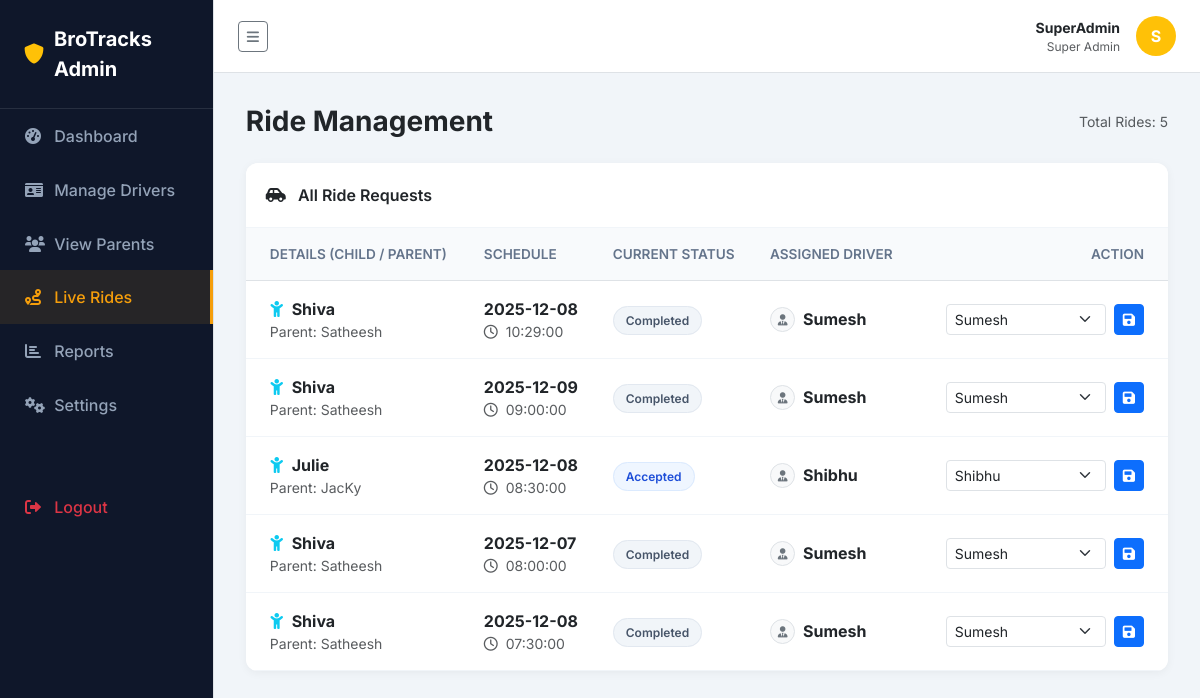
The app's page /admin/rides.php (signed in) with its own data.
### tables this page shows
CREATE TABLE `rides` (
  `id` int(11) NOT NULL,
  `child_id` int(11) NOT NULL,
  `parent_id` int(11) NOT NULL,
  `driver_id` int(11) DEFAULT NULL,
  `pickup_location` text NOT NULL,
  `drop_location` text NOT NULL,
  `ride_date` date NOT NULL,
  `ride_time` time NOT NULL,
  `status` enum('requested','accepted','on_going','completed','cancelled') DEFAULT 'requested',
  `created_at` datetime DEFAULT NULL
);

CREATE TABLE `children` (
  `id` int(11) NOT NULL,
  `parent_id` int(11) NOT NULL,
  `name` varchar(100) NOT NULL,
  `school_name` varchar(150) DEFAULT NULL,
  `class` varchar(20) DEFAULT NULL
);

CREATE TABLE `users` (
  `id` int(11) NOT NULL,
  `name` varchar(100) NOT NULL,
  `email` varchar(150) NOT NULL,
  `password` varchar(255) NOT NULL,
  `role` enum('parent','driver','admin') NOT NULL,
  `phone` varchar(20) DEFAULT NULL,
  `created_at` datetime DEFAULT NULL
);

CREATE TABLE `drivers` (
  `id` int(11) NOT NULL,
  `user_id` int(11) NOT NULL,
  `license_no` varchar(100) DEFAULT NULL,
  `vehicle_no` varchar(50) DEFAULT NULL,
  `status` enum('pending','approved','rejected') DEFAULT 'pending'
);

### admin/rides.php (the view, shortened to what this page needs)
<?php
require_once "../config/db.php";
$driversStmt = $pdo->query("SELECT d.id, u.name FROM drivers d JOIN users u ON d.user_id=u.id WHERE d.status='approved'");
$drivers = $driversStmt->fetchAll(PDO::FETCH_ASSOC);
$stmt = $pdo->query("
    SELECT r.*,
           c.name AS child_name,
           pu.name AS parent_name,
           du.name AS driver_name
    FROM rides r
    JOIN children c ON r.child_id = c.id
    JOIN parents p ON r.parent_id = p.id
    JOIN users pu ON p.user_id = pu.id
    LEFT JOIN drivers d ON r.driver_id = d.id
    LEFT JOIN users du ON d.user_id = du.id
    ORDER BY r.created_at DESC
");
$rides = $stmt->fetchAll(PDO::FETCH_ASSOC);
$adminName = $_SESSION["name"] ?? 'Admin';
$initials = strtoupper(substr($adminName, 0, 1));
?>
<!DOCTYPE html>
<html lang="en">
<head>
    <link href="https://cdn.jsdelivr.net/npm/bootstrap@5.3.0/dist/css/bootstrap.min.css" rel="stylesheet">
    <link href="https://cdnjs.cloudflare.com/ajax/libs/font-awesome/6.0.0/css/all.min.css" rel="stylesheet">
</head>
<body>
<div class="d-flex" id="wrapper">
    <div class="border-end" id="sidebar-wrapper">
        <div class="sidebar-heading">
            <i class="fas fa-shield-alt text-warning"></i> BroTracks Admin
        </div>
        <div class="list-group list-group-flush">
            <a href="dashboard.php" class="list-group-item list-group-item-action">
                <i class="fas fa-tachometer-alt"></i> Dashboard
            </a>
            <a href="drivers.php" class="list-group-item list-group-item-action">
                <i class="fas fa-id-card"></i> Manage Drivers
            </a>
            <a href="parents.php" class="list-group-item list-group-item-action">
                <i class="fas fa-users"></i> View Parents
            </a>
            <a href="rides.php" class="list-group-item list-group-item-action active">
                <i class="fas fa-route"></i> Live Rides
            </a>
            <a href="reports.php" class="list-group-item list-group-item-action">
                <i class="fas fa-chart-bar"></i> Reports
            </a>
            <a href="settings.php" class="list-group-item list-group-item-action">
                <i class="fas fa-cogs"></i> Settings
            </a>
            <a href="../auth/logout.php" class="list-group-item list-group-item-action text-danger mt-5">
                <i class="fas fa-sign-out-alt"></i> Logout
            </a>
        </div>
    </div>
    <div id="page-content-wrapper">
        <nav class="navbar navbar-expand-lg navbar-light bg-white border-bottom px-4 py-3">
            <div class="d-flex align-items-center w-100 justify-content-between">
                <button class="btn btn-sm btn-outline-secondary" id="menu-toggle"><i class="fas fa-bars"></i></button>
                <div class="d-flex align-items-center">
                    <div class="text-end me-3 d-none d-sm-block">
                        <div class="fw-bold small text-dark"><?php echo htmlspecialchars($adminName); ?></div>
                        <div class="small text-muted" style="font-size: 0.75rem;">Super Admin</div>
                    </div>
                    <div class="rounded-circle bg-warning text-white d-flex align-items-center justify-content-center" style="width: 40px; height: 40px; font-weight: bold;">
                        <?php echo $initials; ?>
                    </div>
                </div>
            </div>
        </nav>
        <div class="container-fluid">
            <div class="d-flex justify-content-between align-items-center mb-4">
                <h3 class="fw-bold text-dark m-0">Ride Management</h3>
                <div class="text-muted small">Total Rides: <?php echo count($rides); ?></div>
            </div>
            <div class="card card-table">
                <div class="card-header">
                    <span><i class="fas fa-car-side me-2"></i> All Ride Requests</span>
                </div>
                <div class="card-body p-0">
                    <div class="table-responsive">
                        <table class="table table-hover mb-0">
                            <thead>
                                <tr>
                                    <th class="ps-4">Details (Child / Parent)</th>
                                    <th>Schedule</th>
                                    <th>Current Status</th>
                                    <th>Assigned Driver</th>
                                    <th class="text-end pe-4">Action</th>
                                </tr>
                            </thead>
                            <tbody>
                                <?php if (count($rides) > 0): ?>
                                    <?php foreach ($rides as $r): ?>
                                        <tr>
                                            <td class="ps-4">
                                                <div class="fw-bold text-dark"><i class="fas fa-child text-info me-1"></i> <?php echo htmlspecialchars($r["child_name"]); ?></div>
                                                <div class="small text-muted">Parent: <?php echo htmlspecialchars($r["parent_name"]); ?></div>
                                            </td>
                                            <td>
                                                <div class="fw-bold text-dark"><?php echo htmlspecialchars($r["ride_date"]); ?></div>
                                                <div class="small text-muted"><i class="far fa-clock me-1"></i> <?php echo htmlspecialchars($r["ride_time"]); ?></div>
                                            </td>
                                            <td>
                                                <?php
                                                    $status = $r["status"];
                                                    $badgeClass = 'bg-requested';
                                                    if ($status == 'accepted') $badgeClass = 'bg-accepted';
                                                    if ($status == 'completed') $badgeClass = 'bg-completed';
                                                ?>
                                                <span class="badge-status <?php echo $badgeClass; ?>">
                                                    <?php echo ucfirst($status); ?>
                                                </span>
                                            </td>
                                            <td>
                                                <?php if($r['driver_name']): ?>
                                                    <div class="d-flex align-items-center">
                                                        <div class="rounded-circle bg-light border d-flex align-items-center justify-content-center me-2" style="width:25px;height:25px;font-size:0.7rem;">
                                                            <i class="fas fa-user-tie text-secondary"></i>
                                                        </div>
                                                        <span class="text-dark fw-bold"><?php echo htmlspecialchars($r["driver_name"]); ?></span>
                                                    </div>
                                                <?php else: ?>
                                                    <span class="text-muted fst-italic small">Unassigned</span>
                                                <?php endif; ?>
                                            </td>
                                            <td class="text-end pe-4" style="min-width: 250px;">
                                                <form method="post" class="d-flex justify-content-end align-items-center gap-2">
                                                    <select name="driver_id" class="form-select form-select-sm" style="width: 160px;" required>
                                                        <?php foreach ($drivers as $d) { ?>
                                                            <option value="<?php echo $d["id"]; ?>" <?php if ($r["driver_id"] == $d["id"]) echo "selected"; ?>>
                                                                <?php echo htmlspecialchars($d["name"]); ?>
                                                            </option>
                                                        <?php } ?>
                                                    </select>
                                                    <button type="submit" class="btn btn-sm btn-primary" title="Save Assignment">
                                                        <i class="fas fa-save"></i>
                                                    </button>
                                                </form>
                                            </td>
                                        </tr>
                                    <?php endforeach; ?>
                                <?php endif; ?>
                            </tbody>
                        </table>
                    </div>
                </div>
            </div>
        </div>
    </div>
</div>
</body>
</html>

### admin/rides.php (style rules this page uses)
:root { --bg-sidebar: #0f172a; --text-sidebar: #94a3b8; --accent-color: #f59e0b; --bg-main: #f1f5f9; }
body { font-family: 'Inter', sans-serif; background-color: var(--bg-main); overflow-x: hidden; }
#wrapper { display: flex; width: 100%; }
#sidebar-wrapper { min-height: 100vh; width: 260px; background-color: var(--bg-sidebar); color: white; transition: margin .25s ease-out; }
.sidebar-heading { padding: 1.5rem; font-size: 1.25rem; font-weight: bold; color: white; display: flex; align-items: center; gap: 10px; border-bottom: 1px solid rgba(255,255,255,0.1); }
.list-group-item { background-color: transparent; color: var(--text-sidebar); border: none; padding: 15px 25px; font-weight: 500; transition: all 0.2s; }
.list-group-item.active { color: var(--accent-color); background-color: rgba(245, 158, 11, 0.1); border-right: 3px solid var(--accent-color); }
.list-group-item i { width: 25px; }
#page-content-wrapper { width: 100%; }
.container-fluid { padding: 2rem; }
.card-table { background: white; border-radius: 12px; box-shadow: 0 2px 10px rgba(0,0,0,0.05); border: none; overflow: hidden; }
.card-header { background: white; border-bottom: 1px solid #f1f5f9; padding: 1.25rem; font-weight: 600; display: flex; justify-content: space-between; align-items: center; }
.table th { font-size: 0.85rem; text-transform: uppercase; color: #64748b; font-weight: 600; border-bottom-width: 1px; background-color: #f8fafc; padding: 1rem; }
.table td { vertical-align: middle; padding: 1rem; color: #334155; border-bottom: 1px solid #f1f5f9; }
.badge-status { padding: 6px 12px; border-radius: 20px; font-size: 0.75rem; font-weight: 600; text-transform: capitalize; }
.bg-accepted { background-color: #eff6ff; color: #1d4ed8; border: 1px solid #dbeafe; }
.bg-completed { background-color: #f1f5f9; color: #475569; border: 1px solid #e2e8f0; }

### records on screen
rides: child.name "Shiva", users.name "Satheesh", ride_date "2025-12-08", ride_time "10:29:00", status "Completed", users.name "Sumesh", driver_id "Sumesh"
rides: child.name "Shiva", users.name "Satheesh", ride_date "2025-12-09", ride_time "09:00:00", status "Completed", users.name "Sumesh", driver_id "Sumesh"
rides: child.name "Julie", users.name "JacKy", ride_date "2025-12-08", ride_time "08:30:00", status "Accepted", users.name "Shibhu", driver_id "Shibhu"
rides: child.name "Shiva", users.name "Satheesh", ride_date "2025-12-07", ride_time "08:00:00", status "Completed", users.name "Sumesh", driver_id "Sumesh"
rides: child.name "Shiva", users.name "Satheesh", ride_date "2025-12-08", ride_time "07:30:00", status "Completed", users.name "Sumesh", driver_id "Sumesh"

### other values on screen
$adminName "SuperAdmin"
$initials "S"
count($rides) "5"
